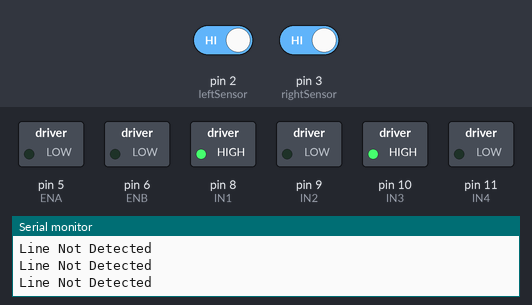
Bench run of a sketch on a simulated Arduino Uno, built with avr-gcc and run on an emulated ATmega328P. Shown: switched loads named in the sketch (green lamp = pin HIGH), the last lines printed to the serial monitor. Inputs (shaded band) come from the test bench; at power-on: pin 2 (leftSensor) HIGH, pin 3 (rightSensor) HIGH.

Above: at 1.2 s.
1.3 s: pin 2 (leftSensor) driven LOW
At 2.0 s:
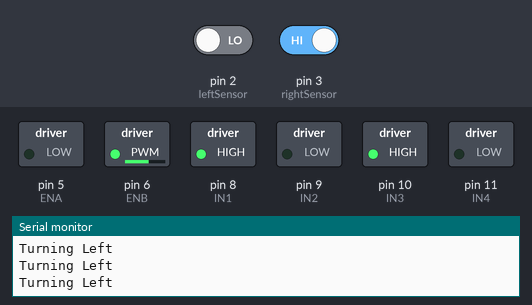
2.8 s: pin 3 (rightSensor) driven LOW
At 3.3 s:
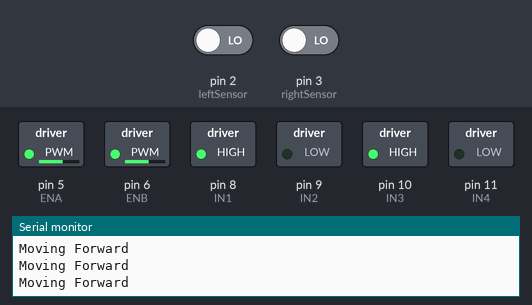
4.3 s: pin 2 (leftSensor) driven HIGH
At 4.7 s:
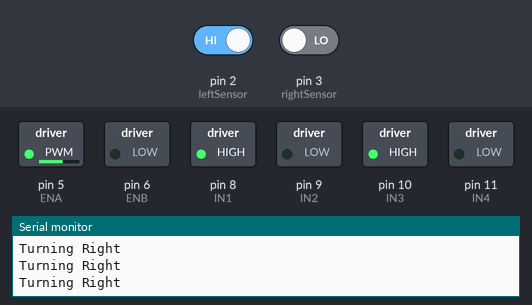
5.8 s: pin 3 (rightSensor) driven HIGH
At 7.2 s:
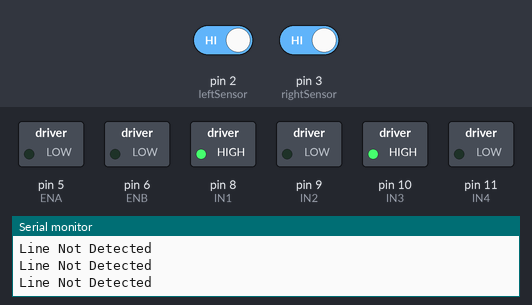
8.8 s: pin 2 (leftSensor) driven LOW and pin 3 (rightSensor) driven LOW
At 9.9 s:
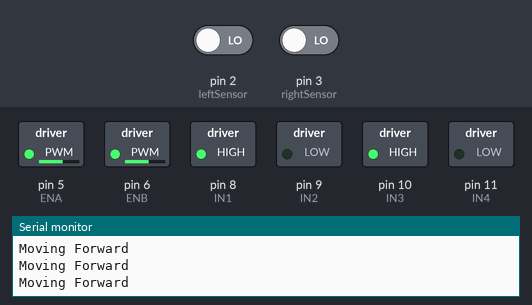
Timing chart, 0 to 11.8 s (numbered marks = the images above; inputs shaded):
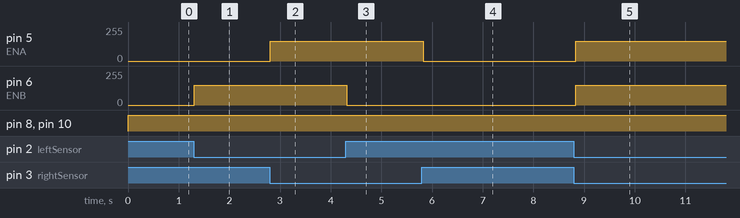

Measured:
- after the input at 1.3 s, pin 6 (ENB): 0/255 → 150/255 at once
- after the input at 2.8 s, pin 5 (ENA): 0/255 → 150/255 at once
- after the input at 4.3 s, pin 6 (ENB): 150/255 → 0/255 at once
- after the input at 5.8 s, pin 5 (ENA): 150/255 → 0/255 at once
- after the input at 8.8 s, pin 5 (ENA), pin 6 (ENB): 0/255 → 150/255 at once

The sketch:

Line_Following_Robot.ino
```cpp
// Line Following Robot using Arduino Uno and L298N

const int leftSensor = 2;
const int rightSensor = 3;

const int ENA = 5;
const int IN1 = 8;
const int IN2 = 9;

const int ENB = 6;
const int IN3 = 10;
const int IN4 = 11;

const int motorSpeed = 150;

void setup() {
  pinMode(leftSensor, INPUT);
  pinMode(rightSensor, INPUT);

  pinMode(ENA, OUTPUT);
  pinMode(IN1, OUTPUT);
  pinMode(IN2, OUTPUT);

  pinMode(ENB, OUTPUT);
  pinMode(IN3, OUTPUT);
  pinMode(IN4, OUTPUT);

  Serial.begin(9600);
  Serial.println("Line Following Robot");
}

void loop() {
  int leftState = digitalRead(leftSensor);
  int rightState = digitalRead(rightSensor);

  // Assumption: LOW = black line, HIGH = white surface

  if (leftState == LOW && rightState == LOW) {
    moveForward();
    Serial.println("Moving Forward");
  }
  else if (leftState == LOW && rightState == HIGH) {
    turnLeft();
    Serial.println("Turning Left");
  }
  else if (leftState == HIGH && rightState == LOW) {
    turnRight();
    Serial.println("Turning Right");
  }
  else {
    stopRobot();
    Serial.println("Line Not Detected");
  }

  delay(50);
}

void moveForward() {
  setLeftMotor(motorSpeed);
  setRightMotor(motorSpeed);
}

void turnLeft() {
  setLeftMotor(0);
  setRightMotor(motorSpeed);
}

void turnRight() {
  setLeftMotor(motorSpeed);
  setRightMotor(0);
}

void stopRobot() {
  setLeftMotor(0);
  setRightMotor(0);
}

void setLeftMotor(int speedValue) {
  digitalWrite(IN1, HIGH);
  digitalWrite(IN2, LOW);
  analogWrite(ENA, speedValue);
}

void setRightMotor(int speedValue) {
  digitalWrite(IN3, HIGH);
  digitalWrite(IN4, LOW);
  analogWrite(ENB, speedValue);
}
```
